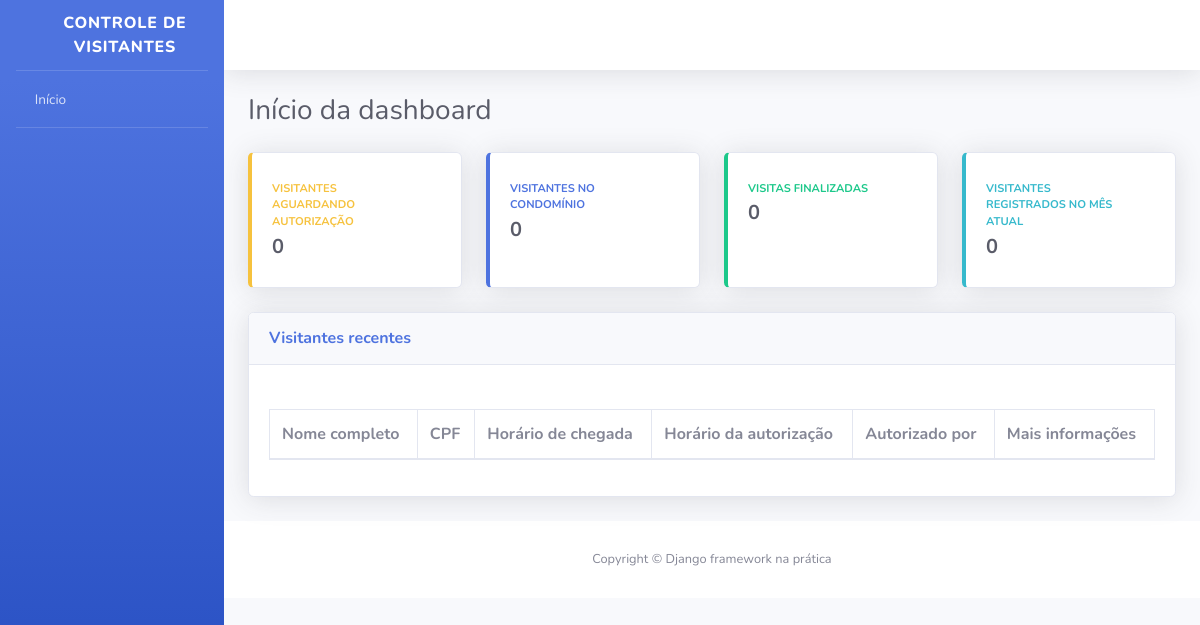
Before: / with the older database file.
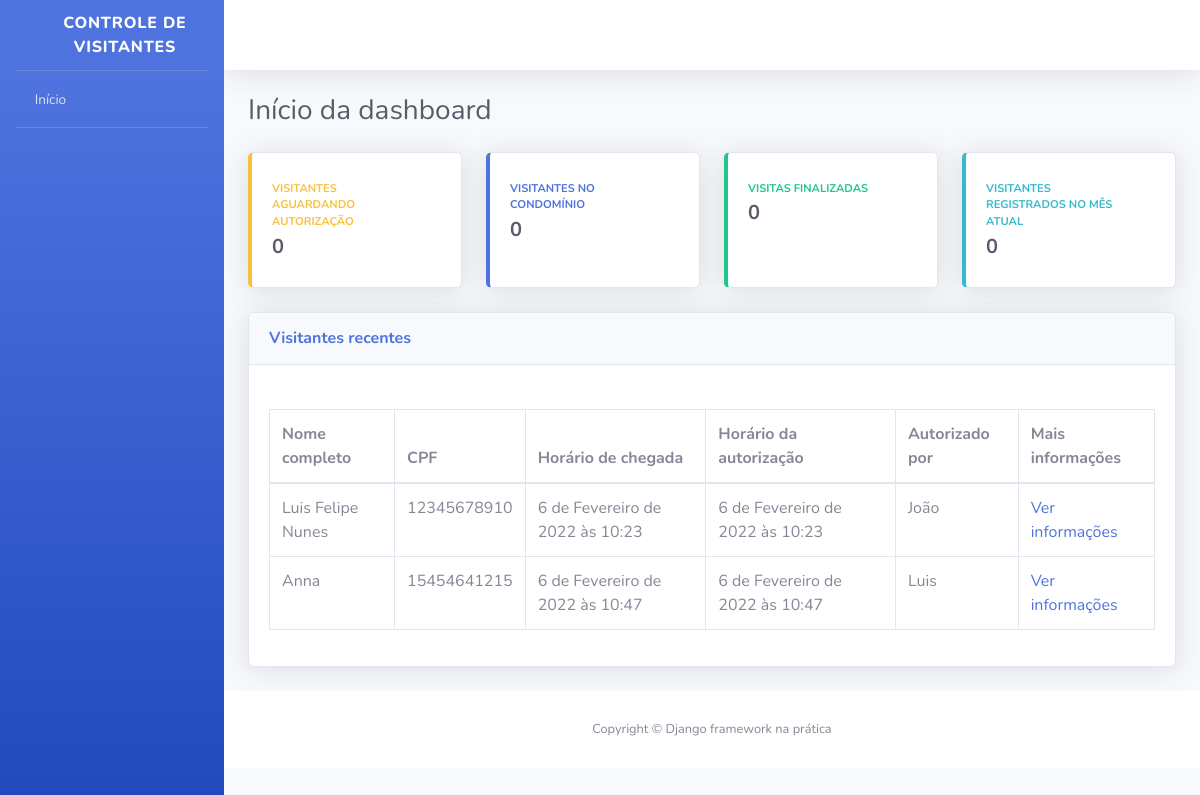
After: the same page with the newer database file.
### visitantes/models.py (models this page shows, shortened)
class Visitante(models.Model):
    nome_completo = models.CharField(
        verbose_name="Nome completo",
        max_length=194
    )
    cpf = models.CharField(
        verbose_name="CPF",
        max_length=11
    )
    data_nascimento = models.DateField(
        verbose_name="Data de nascimento",
        auto_now_add=False,
        auto_now=False
    )
    numero_casa = models.PositiveSmallIntegerField(
        verbose_name="Número da casa a ser visitada",
    )
    placa_veiculo = models.CharField(
        verbose_name="Placa do veículo",
        max_length=11,
        blank=True,
        null=True
    )
    horario_chegada = models.DateTimeField(
        verbose_name="Horário de chegada do visitante",
        auto_now_add=True
    )
    horario_saida = models.DateTimeField(
        verbose_name="Horário de saída do visitante",
        auto_now=False,
        blank=True,
        null=True
    )
    horario_autorizacao = models.DateTimeField(
        verbose_name="Horário de autorização de entrada",
        auto_now=False,
        blank=True,
        null=True
    )
    morador_responsavel = models.CharField(
        verbose_name="Nome do morador",
        max_length=194,
        blank=True
    )
    class Meta:
        verbose_name = 'Visitante'
        verbose_name_plural = 'Visitantes'
        db_table = 'visitante'

### usuarios/views.py (the view)
# urls.py: path('', index, name="index"),
def index(request):
    todos_visitantes = Visitante.objects.all()
    context = {
        "nome_da_pagina": "Início da dashboard",
        "todos_visitantes": todos_visitantes
    }
    return render(request, 'index.html', context)

### templates/index.html (shortened to what this page needs)
<!DOCTYPE html>
{% load static %}
<html lang="pt-br">
    <head>
        <link href="{% static 'css/sb-admin-2.min.css' %}" rel="stylesheet">
        <link href="{% static 'vendor/fontawesome-free/css/all.min.css' %}" rel="stylesheet" type="text/css">
    </head>
    <body id="page-top">
        <div id="wrapper">
            <ul class="navbar-nav bg-gradient-primary sidebar sidebar-dark accordion" id="accordionSidebar">
                <a class="sidebar-brand d-flex align-items-center justify-content-center" href="#">
                    <div class="sidebar-brand-icon rotate-n-15">
                        <i class="fas fa-user-shield"></i>
                    </div>
                    <div class="sidebar-brand-text">Controle de Visitantes</div>
                </a>
                <hr class="sidebar-divider my-0">
                <li class="nav-item">
                    <a class="nav-link" href="#">
                        <i class="fas fa-home"></i>
                        <span>Início</span>
                    </a>
                </li>
                <hr class="sidebar-divider">
            </ul>
            <div id="content-wrapper" class="d-flex flex-column">
                <div id="content">
                    <nav class="navbar navbar-expand navbar-light bg-white topbar mb-4 static-top shadow">
                        <ul class="navbar-nav ml-auto">
                            <li class="nav-item dropdown no-arrow">
                                <a class="nav-link dropdown-toggle" href="#" id="userDropdown" role="button" data-toggle="dropdown" aria-haspopup="true" aria-expanded="false">
                                    <span class="mr-2 d-none d-lg-inline text-gray-800 small">
                                        <i class="fas fa-cog"></i>
                                    </span>
                                </a>
                            </li>
                        </ul>
                    </nav>
                    <div class="container-fluid">
                        <div class="d-sm-flex align-items-center justify-content-between mb-4">
                            <h1 class="h3 mb-0 text-gray-800">{{ nome_da_pagina }}</h1>
                        </div>
                        <div class="row">
                            <div class="col-xl-3 col-md-6 mb-4">
                                <div class="card border-left-warning shadow h-100 py-2">
                                    <div class="card-body">
                                        <div class="row no-gutters align-items-center">
                                            <div class="col mr-2">
                                                <div class="text-xs font-weight-bold text-warning text-uppercase mb-1">Visitantes aguardando autorização</div>
                                                <div class="h5 mb-0 font-weight-bold text-gray-800">0</div>
                                            </div>
                                            <div class="col-auto">
                                                <i class="fas fa-user-lock fa-2x text-gray-300"></i>
                                            </div>
                                        </div>
                                    </div>
                                </div>
                            </div>
                            <div class="col-xl-3 col-md-6 mb-4">
                                <div class="card border-left-primary shadow h-100 py-2">
                                    <div class="card-body">
                                        <div class="row no-gutters align-items-center">
                                            <div class="col mr-2">
                                                <div class="text-xs font-weight-bold text-primary text-uppercase mb-1">Visitantes no condomínio</div>
                                                <div class="h5 mb-0 font-weight-bold text-gray-800">0</div>
                                            </div>
                                            <div class="col-auto">
                                                <i class="fas fa-user-clock fa-2x text-gray-300"></i>
                                            </div>
                                        </div>
                                    </div>
                                </div>
                            </div>
                            <div class="col-xl-3 col-md-6 mb-4">
                                <div class="card border-left-success shadow h-100 py-2">
                                    <div class="card-body">
                                        <div class="row no-gutters align-items-center">
                                            <div class="col mr-2">
                                                <div class="text-xs font-weight-bold text-success text-uppercase mb-1">Visitas finalizadas</div>
                                                <div class="h5 mb-0 font-weight-bold text-gray-800">0</div>
                                            </div>
                                            <div class="col-auto">
                                                <i class="fas fa-user-check fa-2x text-gray-300"></i>
                                            </div>
                                        </div>
                                    </div>
                                </div>
                            </div>
                            <div class="col-xl-3 col-md-6 mb-4">
                                <div class="card border-left-info shadow h-100 py-2">
                                    <div class="card-body">
                                        <div class="row no-gutters align-items-center">
                                            <div class="col mr-2">
                                                <div class="text-xs font-weight-bold text-info text-uppercase mb-1">Visitantes registrados no mês atual</div>
                                                <div class="h5 mb-0 font-weight-bold text-gray-800">0</div>
                                            </div>
                                            <div class="col-auto">
                                                <i class="fas fa-users fa-2x text-gray-300"></i>
                                            </div>
                                        </div>
                                    </div>
                                </div>
                            </div>
                        </div>
                        <div class="card shadow mb-4">
                            <div class="card-header py-3 d-sm-flex align-items-center justify-content-between mb-4">
                                <h6 class="m-0 font-weight-bold text-primary">Visitantes recentes</h6>
                            </div>
                            <div class="card-body">
                                <div class="table-responsive">
                                    <table class="table table-bordered">
                                        <thead>
                                            <th>Nome completo</th>
                                            <th>CPF</th>
                                            <th>Horário de chegada</th>
                                            <th>Horário da autorização</th>
                                            <th>Autorizado por</th>
                                            <th>Mais informações</th>
                                        </thead>
                                        <tbody>
                                            {% for visitante in todos_visitantes %}
                                            <tr>
                                                <td>{{ visitante.nome_completo }}</td>
                                                <td>{{ visitante.cpf }}</td>
                                                <td>{{ visitante.horario_chegada }}</td>
                                                <td>{{ visitante.horario_autorizacao }}</td>
                                                <td>{{ visitante.morador_responsavel }}</td>
                                                <td>
                                                    <a href="#">
                                                        Ver informações
                                                    </a>
                                                </td>
                                            </tr>
                                            {% endfor %}
                                        </tbody>
                                    </table>
                                </div>
                            </div>
                        </div>
                    </div>
                    <footer class="sticky-footer bg-white">
                        <div class="container my-auto">
                            <div class="copyright text-center my-auto">
                                <span>Copyright © Django framework na prática</span>
                            </div>
                        </div>
                    </footer>
                </div>
            </div>
        </div>
    </body>
</html>

Changed rows visible on the page:
added Visitante: nome_completo "Luis Felipe Nunes", cpf "12345678910", horario_chegada "6 de Fevereiro de 2022 às 10:23", horario_autorizacao "6 de Fevereiro de 2022 às 10:23", morador_responsavel "João"
added Visitante: nome_completo "Anna", cpf "15454641215", horario_chegada "6 de Fevereiro de 2022 às 10:47", horario_autorizacao "6 de Fevereiro de 2022 às 10:47", morador_responsavel "Luis"
